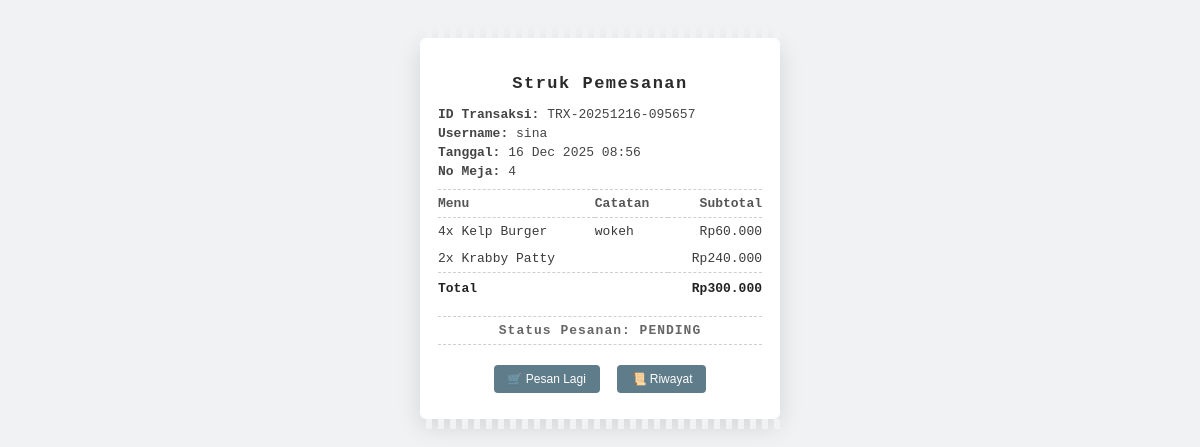
The page /wait.php (signed in) on the database as committed earlier.
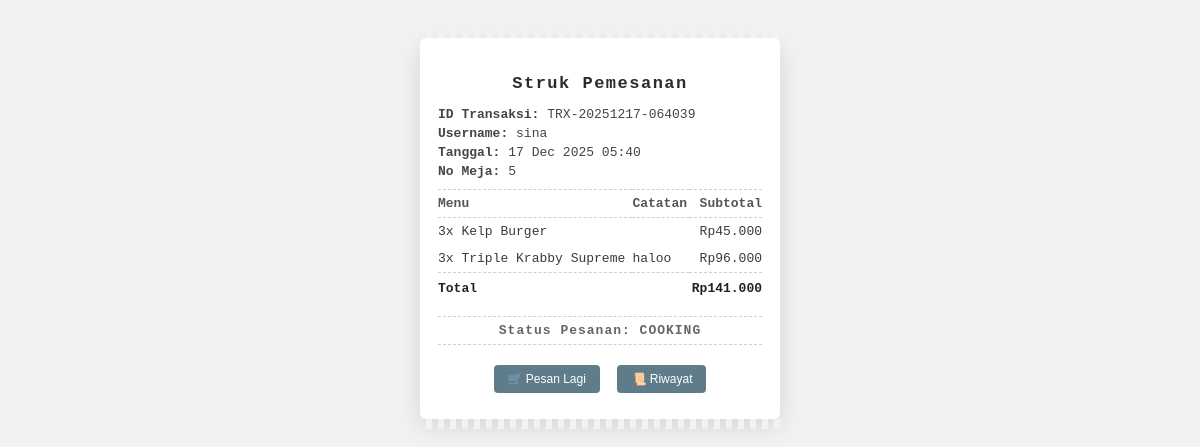
The same page on the database as committed later.
### tables this page shows
CREATE TABLE `kelola_pesanan` (
  `id_pesanan` int(11) NOT NULL,
  `id_transaksi` int(11) NOT NULL,
  `no_meja` int(11) NOT NULL,
  `item` text NOT NULL,
  `waktu` timestamp NOT NULL DEFAULT current_timestamp(),
  `status` enum('PENDING','COOKING','READY','SERVED') NOT NULL DEFAULT 'PENDING'
);

CREATE TABLE `transaksi` (
  `id_transaksi` int(11) NOT NULL,
  `id_akun` int(11) NOT NULL,
  `username` varchar(50) NOT NULL,
  `kode_transaksi` varchar(30) NOT NULL,
  `total_belanja` decimal(10,2) NOT NULL DEFAULT 0.00,
  `status_transaksi` enum('PENDING','SELESAI','BATAL') NOT NULL DEFAULT 'PENDING',
  `created_at` timestamp NOT NULL DEFAULT current_timestamp()
);

CREATE TABLE `detail_transaksi` (
  `id_detail` int(11) NOT NULL,
  `id_transaksi` int(11) NOT NULL,
  `id_menu` int(11) NOT NULL,
  `no_meja` int(11) DEFAULT NULL,
  `jumlah` int(11) NOT NULL,
  `catatan` text DEFAULT NULL,
  `harga_satuan` decimal(10,2) NOT NULL,
  `subtotal` decimal(10,2) NOT NULL
);

CREATE TABLE `menu` (
  `id_menu` int(11) NOT NULL,
  `nama_menu` varchar(100) NOT NULL,
  `tipe` enum('MAIN_COURSE','APPETIZER','DRINK','DESSERT') NOT NULL,
  `harga_menu` decimal(10,2) NOT NULL,
  `jumlah_stock` int(11) NOT NULL DEFAULT 0,
  `is_aktif` tinyint(1) NOT NULL DEFAULT 1,
  `created_at` timestamp NOT NULL DEFAULT current_timestamp()
);

### wait.php (the view, shortened to what this page needs)
<?php
require 'koneksi.php';
$id_akun = $_SESSION['id_akun'];
$sql = "
  SELECT
    t.kode_transaksi,
    t.total_belanja,
    t.status_transaksi,
    t.username,
    t.created_at,
    kp.no_meja,
    kp.status AS status_pesanan,
    t.id_transaksi
  FROM transaksi t
  JOIN kelola_pesanan kp ON t.id_transaksi = kp.id_transaksi
  WHERE t.id_akun = ?
  ORDER BY t.id_transaksi DESC
  LIMIT 1
";
$stmt = mysqli_prepare($conn, $sql);
mysqli_stmt_bind_param($stmt, "i", $id_akun);
mysqli_stmt_execute($stmt);
$res = mysqli_stmt_get_result($stmt);
if (!$data = mysqli_fetch_assoc($res)) {
  echo "Tidak ada data transaksi.";
  exit;
}
?>
<!DOCTYPE html>
<html>
<head>
  <link rel="stylesheet" href="wait.css">
</head>
<body>
<div class="box">
  <h2>Struk Pemesanan</h2>
  <p><strong>ID Transaksi:</strong> <?= $data['kode_transaksi'] ?></p>
  <p><strong>Username:</strong> <?= $data['username'] ?></p>
  <p><strong>Tanggal:</strong> <?= date('d M Y H:i', strtotime($data['created_at'])) ?></p>
  <p><strong>No Meja:</strong> <?= $data['no_meja'] ?></p>
  <table>
    <tr>
      <th>Menu</th>
      <th>Catatan</th>
      <th>Subtotal</th>
    </tr>
    <?php
    $q = "
      SELECT dt.jumlah, m.nama_menu, dt.catatan, dt.subtotal
      FROM detail_transaksi dt
      JOIN menu m ON dt.id_menu = m.id_menu
      WHERE dt.id_transaksi = ?
    ";
    $stmtDtl = mysqli_prepare($conn, $q);
    mysqli_stmt_bind_param($stmtDtl, "i", $data['id_transaksi']);
    mysqli_stmt_execute($stmtDtl);
    $resDtl = mysqli_stmt_get_result($stmtDtl);
    while ($item = mysqli_fetch_assoc($resDtl)):
    ?>
    <tr>
      <td><?= $item['jumlah'] . "x " . $item['nama_menu'] ?></td>
      <td><?= $item['catatan'] ?? '-' ?></td>
      <td>Rp<?= number_format($item['subtotal'], 0, ',', '.') ?></td>
    </tr>
    <?php endwhile; ?>
    <tr class="total-row">
      <td colspan="2">Total</td>
      <td>Rp<?= number_format($data['total_belanja'], 0, ',', '.') ?></td>
    </tr>
  </table>
  <div class="status">
    Status Pesanan: <?= strtoupper($data['status_pesanan']) ?>
  </div>
  <div class="buttons">
    <a href="customer_menu.php"><button>🛒 Pesan Lagi</button></a>
    <a href="history.php"><button>📜 Riwayat</button></a>
  </div>
</div>
</body>
</html>

Rows that differ between the two databases and show on the page:
no longer on this page (row edited): kelola_pesanan: id_transaksi.kode_transaksi "TRX-20251216-095657", id_transaksi.username "sina", id_transaksi.created_at "16 Dec 2025 08:56", no_meja "4", id_transaksi.total_belanja "300.000", status "PENDING"
no longer on this page (row unchanged): detail_transaksi: jumlah "4", id_menu.nama_menu "Kelp Burger", catatan "wokeh", subtotal "60.000"
no longer on this page (row unchanged): detail_transaksi: jumlah "2", id_menu.nama_menu "Krabby Patty", subtotal "240.000"
added kelola_pesanan: id_transaksi.kode_transaksi "TRX-20251217-064039", id_transaksi.username "sina", id_transaksi.created_at "17 Dec 2025 05:40", no_meja "5", id_transaksi.total_belanja "141.000", status "COOKING"
added detail_transaksi: jumlah "3", id_menu.nama_menu "Kelp Burger", subtotal "45.000"
added detail_transaksi: jumlah "3", id_menu.nama_menu "Triple Krabby Supreme", catatan "haloo", subtotal "96.000"
